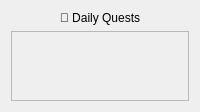
<?xml version="1.0" encoding="UTF-8"?>
<ui version="4.0">
 <class>DailyQuests</class>
 <widget class="QWidget" name="DailyQuests">
  <property name="windowTitle">
   <string>Daily Quests</string>
  </property>
  <layout class="QVBoxLayout" name="mainLayout">

   <item>
    <widget class="QLabel" name="titleLabel">
     <property name="text">
      <string>📅 Daily Quests</string>
     </property>
     <property name="alignment">
      <set>Qt::AlignCenter</set>
     </property>
    </widget>
   </item>

   <item>
    <widget class="QScrollArea" name="scrollArea">
     <property name="widgetResizable">
      <bool>true</bool>
     </property>
     <widget class="QWidget" name="scrollContent">
      <layout class="QVBoxLayout" name="dailyList"/>
     </widget>
    </widget>
   </item>

  </layout>
 </widget>
 <resources/>
 <connections/>
</ui>
